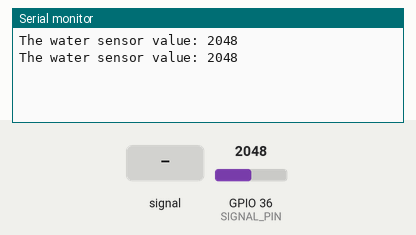
Bench run of a sketch on a simulated ESP32. On the bench: the last lines printed to the serial monitor. The inputs (shaded band) are chosen by the test bench; at power-on: GPIO 36 (SIGNAL_PIN) = 2048.

Above: at 1.8 s.
1.9 s: GPIO 36 (SIGNAL_PIN) fed a 200 Hz sine of ±327 counts around its level
At 2.8 s:
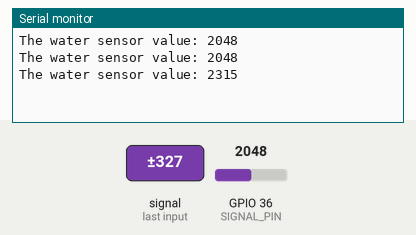
3.4 s: GPIO 36 (SIGNAL_PIN) set to 2866
At 4.5 s:
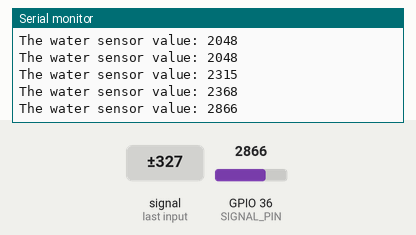
4.9 s: GPIO 36 (SIGNAL_PIN) fed a 1000 Hz sine of ±1023 counts around its level
At 5.6 s:
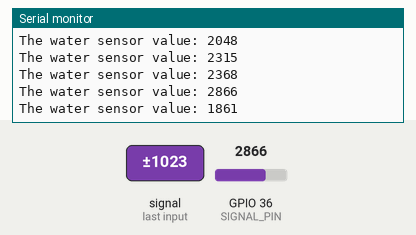
6.4 s: GPIO 36 (SIGNAL_PIN) set to 3603
At 7.9 s:
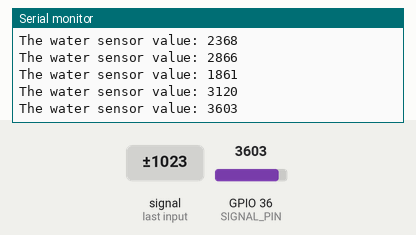
Timing chart, 0 to 8.9 s (numbered marks = the images above; inputs shaded):
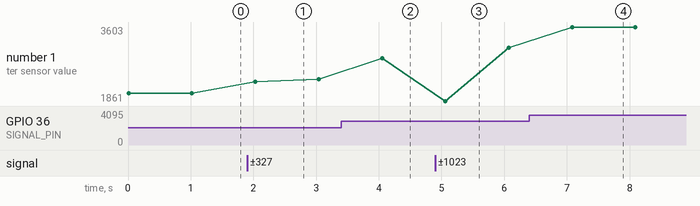

The sketch:

water_level_esp32.ino
```cpp
#define POWER_PIN 17
#define SIGNAL_PIN 36

int value = 0;

void setup()
{
    Serial.begin(9600);
    analogSetAttenuation(ADC_11db);
    pinMode(POWER_PIN, OUTPUT);
    digitalWrite(POWER_PIN, LOW);
}

void loop()
{
    digitalWrite(POWER_PIN, HIGH);
    delay(10);
    value = analogRead(SIGNAL_PIN);
    digitalWrite(POWER_PIN, LOW);

    Serial.print("The water sensor value: ");
    Serial.println(value);

    delay(1000);
}
```

Measured:
- after the input at 1.9 s, the serial monitor: prints a new line after 0.13 s (image 1)
- after the input at 3.4 s, the serial monitor: prints a new line after 0.65 s (image 2)
- after the input at 4.9 s, the serial monitor: prints a new line after 0.16 s (image 3)
- after the input at 6.4 s, the serial monitor: prints a new line after 0.68 s (image 4)
- plotted number 1: 2048 → 2368 after the input at 1.9 s, 2368 → 2866 after the input at 3.4 s, 2866 → 3120 after the input at 4.9 s, 3120 → 3603 after the input at 6.4 s
